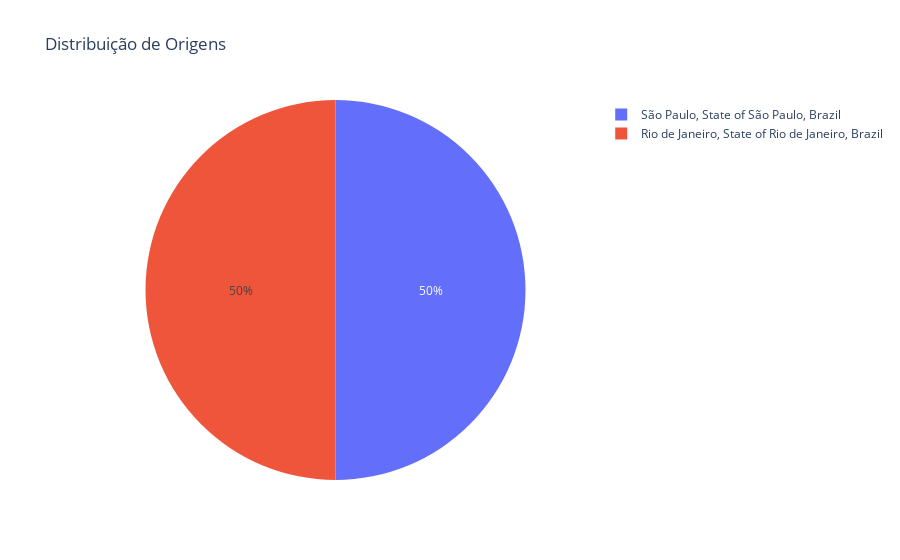

Notebook code cell kept with this figure:
### Code cell
origin_counts = df_traffic['start_address'].value_counts().reset_index()
origin_counts.columns = ['Origem', 'Count']

fig = px.pie(origin_counts, names='Origem', values='Count', 
             title='Distribuição de Origens')
fig.show()

### Figure 1 — Plotly figure (JSON) as saved in the notebook; plotly's stock layout.template omitted (floating-point values rounded to 4 significant figures)
{"data": [{"domain": {"x": [0, 1], "y": [0, 1]}, "hovertemplate": "Origem=%{label}<br>Count=%{value}<extra></extra>", "labels": ["São Paulo, State of São Paulo, Brazil", "Rio de Janeiro, State of Rio de Janeiro, Brazil"], "legendgroup": "", "name": "", "showlegend": true, "type": "pie", "values": [1, 1]}], "layout": {"legend": {"tracegroupgap": 0}, "title": {"text": "Distribuição de Origens"}}}
